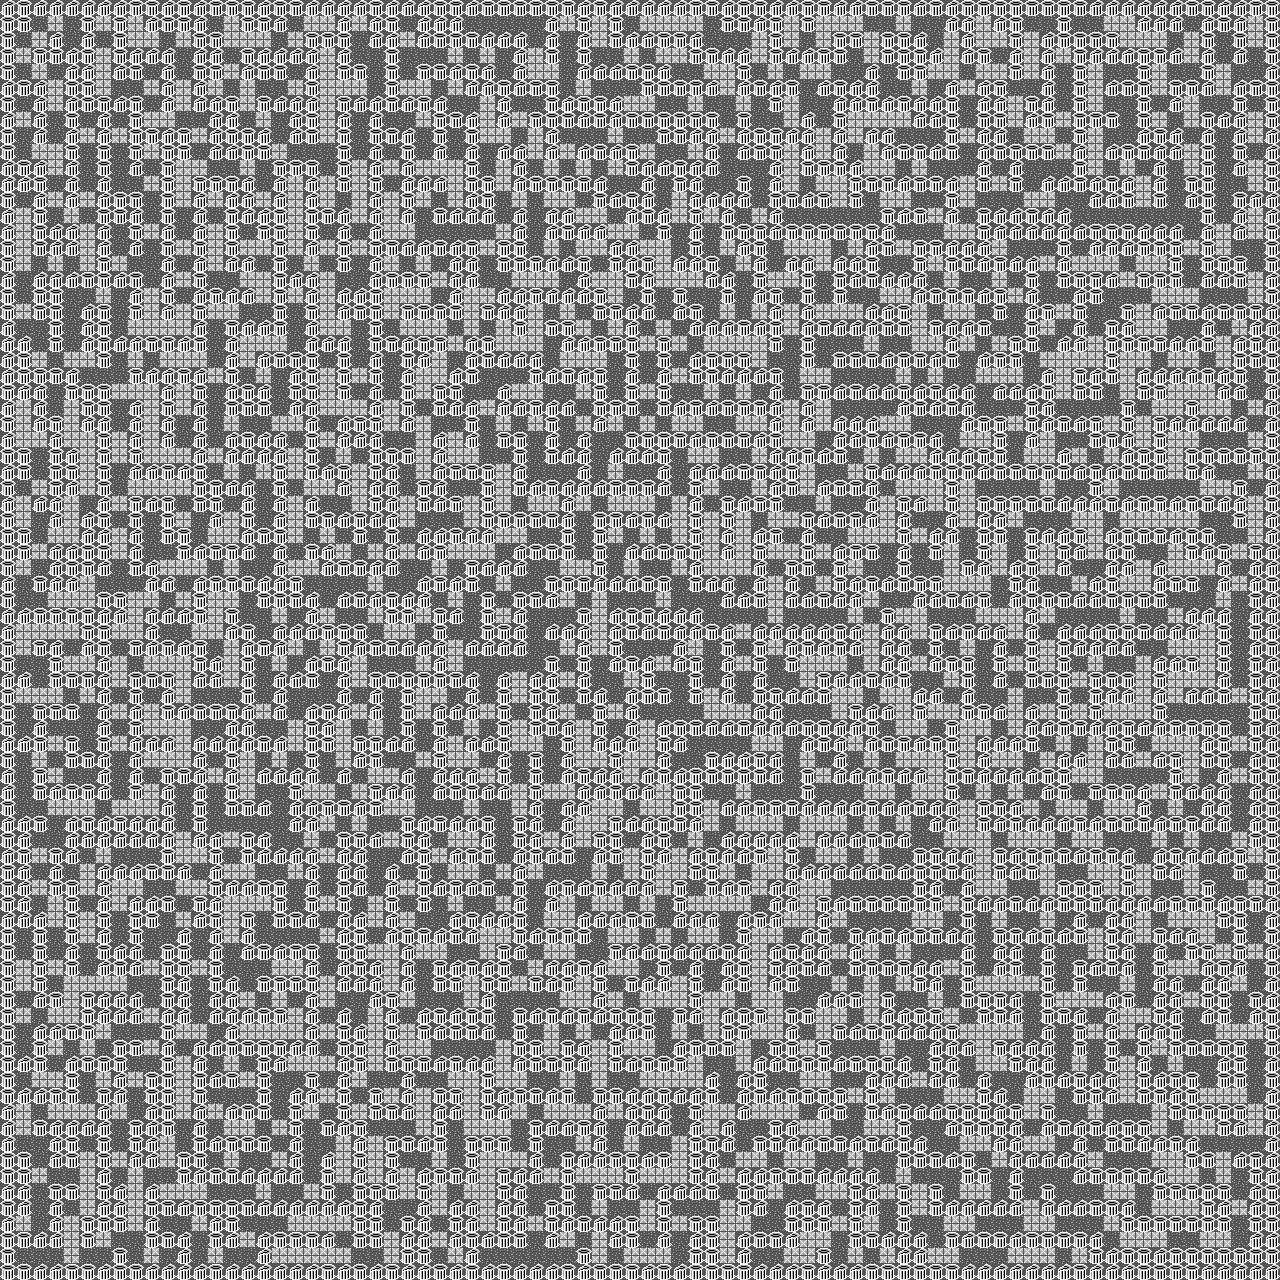

Rendered tile map (Tiled .tmx) drawn with the repository's tilesets; below, a short description and the map source with its tile grids summarised:
An orthogonal 80x80 tile map with 16x16 px tiles, 2 tile layers (floor, barriers) and 2 objects (goal, player).

<map version="2017.04.18" orientation="orthogonal" renderorder="right-down" width="80" height="80" tilewidth="16" tileheight="16" nextobjectid="3">
 <tileset firstgid="1" name="tileset" tilewidth="16" tileheight="16" tilecount="16" columns="4">
  <image source="tiles.png" width="64" height="64" />
 </tileset>
 <layer name="floor" width="80" height="80">
  <properties>
   <property name="nocollide" value="true" />
   <property name="tileset" value="tileset" />
  </properties>
  <data>[6400 cells, 6400 non-empty, 2 distinct tile ids]</data>
 </layer>
 <layer name="barriers" width="80" height="80">
  <properties>
   <property name="collide" value="true" />
   <property name="tileset" value="tileset" />
  </properties>
  <data>[6400 cells, 3503 non-empty, 2 distinct tile ids]</data>
 </layer>
 <objectgroup name="objects">
  <object id="1" name="goal" type="goal" x="592" y="16" width="16" height="16">
   <properties>
    <property name="win_game" value="true" />
   </properties>
  </object>
  <object id="2" name="player_start" type="player" x="720" y="1248" width="16" height="16">
   <properties>
    <property name="player" value="true" />
   </properties>
  </object>
 </objectgroup>
</map>
